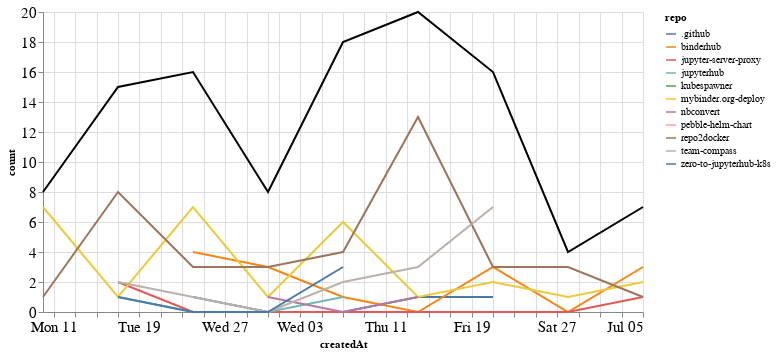

The code cell stored with this chart in its notebook:
### Markdown cell above
## Comments

### Code cell
comments_time = comments.groupby('repo').resample('W', on='createdAt').count()['author'].reset_index()
comments_time = comments_time.rename(columns={'author': 'count'})
comments_time_total = comments_time.groupby('createdAt').agg({"count": "sum"}).reset_index()
ch1 = alt.Chart(comments_time, width=600).mark_line().encode(
    x='createdAt',
    y='count',
    color='repo',
    tooltip="repo"
)

ch2 = alt.Chart(comments_time_total, width=600).mark_line(color="black").encode(
    x='createdAt',
    y='count',
)

ch1 + ch2

### Figure 1 — Vega-Lite specification as saved in the notebook (floating-point values rounded to 4 significant figures)
{"config": {"axisLeft": {"labelFontSize": 15}, "axisBottom": {"labelFontSize": 15}}, "layer": [{"data": {"name": "data-df085ab9df3722fa16410777c9b5f9c6"}, "mark": "line", "encoding": {"color": {"type": "nominal", "field": "repo"}, "tooltip": {"type": "nominal", "field": "repo"}, "x": {"type": "temporal", "field": "createdAt"}, "y": {"type": "quantitative", "field": "count"}}, "width": 600}, {"data": {"name": "data-68b230c1ac9e1d4b4066952fa82d059b"}, "mark": {"type": "line", "color": "black"}, "encoding": {"x": {"type": "temporal", "field": "createdAt"}, "y": {"type": "quantitative", "field": "count"}}, "width": 600}], "$schema": "https://vega.github.io/schema/vega-lite/v4.8.1.json", "datasets": {"data-df085ab9df3722fa16410777c9b5f9c6": [{"repo": ".github", "createdAt": "2020-05-24T00:00:00", "count": 1}, {"repo": ".github", "createdAt": "2020-05-31T00:00:00", "count": 0}, {"repo": ".github", "createdAt": "2020-06-07T00:00:00", "count": 0}, {"repo": ".github", "createdAt": "2020-06-14T00:00:00", "count": 1}, {"repo": ".github", "createdAt": "2020-06-21T00:00:00", "count": 1}, {"repo": "binderhub", "createdAt": "2020-05-24T00:00:00", "count": 4}, {"repo": "binderhub", "createdAt": "2020-05-31T00:00:00", "count": 3}, {"repo": "binderhub", "createdAt": "2020-06-07T00:00:00", "count": 1}, {"repo": "binderhub", "createdAt": "2020-06-14T00:00:00", "count": 0}, {"repo": "binderhub", "createdAt": "2020-06-21T00:00:00", "count": 3}, {"repo": "binderhub", "createdAt": "2020-06-28T00:00:00", "count": 0}, {"repo": "binderhub", "createdAt": "2020-07-05T00:00:00", "count": 3}, {"repo": "jupyter-server-proxy", "createdAt": "2020-05-17T00:00:00", "count": 2}, {"repo": "jupyter-server-proxy", "createdAt": "2020-05-24T00:00:00", "count": 0}, {"repo": "jupyter-server-proxy", "createdAt": "2020-05-31T00:00:00", "count": 0}, {"repo": "jupyter-server-proxy", "createdAt": "2020-06-07T00:00:00", "count": 0}, {"repo": "jupyter-server-proxy", "createdAt": "2020-06-14T00:00:00", "count": 0}, {"repo": "jupyter-server-proxy", "createdAt": "2020-06-21T00:00:00", "count": 0}, {"repo": "jupyter-server-proxy", "createdAt": "2020-06-28T00:00:00", "count": 0}, {"repo": "jupyter-server-proxy", "createdAt": "2020-07-05T00:00:00", "count": 1}, {"repo": "jupyterhub", "createdAt": "2020-05-17T00:00:00", "count": 1}, {"repo": "jupyterhub", "createdAt": "2020-05-24T00:00:00", "count": 0}, {"repo": "jupyterhub", "createdAt": "2020-05-31T00:00:00", "count": 0}, {"repo": "jupyterhub", "createdAt": "2020-06-07T00:00:00", "count": 1}, {"repo": "kubespawner", "createdAt": "2020-06-14T00:00:00", "count": 1}, {"repo": "mybinder.org-deploy", "createdAt": "2020-05-10T00:00:00", "count": 7}, {"repo": "mybinder.org-deploy", "createdAt": "2020-05-17T00:00:00", "count": 1}, {"repo": "mybinder.org-deploy", "createdAt": "2020-05-24T00:00:00", "count": 7}, {"repo": "mybinder.org-deploy", "createdAt": "2020-05-31T00:00:00", "count": 1}, {"repo": "mybinder.org-deploy", "createdAt": "2020-06-07T00:00:00", "count": 6}, {"repo": "mybinder.org-deploy", "createdAt": "2020-06-14T00:00:00", "count": 1}, {"repo": "mybinder.org-deploy", "createdAt": "2020-06-21T00:00:00", "count": 2}, {"repo": "mybinder.org-deploy", "createdAt": "2020-06-28T00:00:00", "count": 1}, {"repo": "mybinder.org-deploy", "createdAt": "2020-07-05T00:00:00", "count": 2}, {"repo": "nbconvert", "createdAt": "2020-05-31T00:00:00", "count": 1}, {"repo": "nbconvert", "createdAt": "2020-06-07T00:00:00", "count": 0}, {"repo": "nbconvert", "createdAt": "2020-06-14T00:00:00", "count": 1}, {"repo": "pebble-helm-chart", "createdAt": "2020-06-07T00:00:00", "count": 1}, {"repo": "repo2docker", "createdAt": "2020-05-10T00:00:00", "count": 1}, {"repo": "repo2docker", "createdAt": "2020-05-17T00:00:00", "count": 8}, {"repo": "repo2docker", "createdAt": "2020-05-24T00:00:00", "count": 3}, {"repo": "repo2docker", "createdAt": "2020-05-31T00:00:00", "count": 3}, {"repo": "repo2docker", "createdAt": "2020-06-07T00:00:00", "count": 4}, {"repo": "repo2docker", "createdAt": "2020-06-14T00:00:00", "count": 13}, {"repo": "repo2docker", "createdAt": "2020-06-21T00:00:00", "count": 3}, {"repo": "repo2docker", "createdAt": "2020-06-28T00:00:00", "count": 3}, {"repo": "repo2docker", "createdAt": "2020-07-05T00:00:00", "count": 1}, {"repo": "team-compass", "createdAt": "2020-05-17T00:00:00", "count": 2}, {"repo": "team-compass", "createdAt": "2020-05-24T00:00:00", "count": 1}, {"repo": "team-compass", "createdAt": "2020-05-31T00:00:00", "count": 0}, {"repo": "team-compass", "createdAt": "2020-06-07T00:00:00", "count": 2}, {"repo": "team-compass", "createdAt": "2020-06-14T00:00:00", "count": 3}, {"repo": "team-compass", "createdAt": "2020-06-21T00:00:00", "count": 7}, {"repo": "zero-to-jupyterhub-k8s", "createdAt": "2020-05-17T00:00:00", "count": 1}, {"repo": "zero-to-jupyterhub-k8s", "createdAt": "2020-05-24T00:00:00", "count": 0}, {"repo": "zero-to-jupyterhub-k8s", "createdAt": "2020-05-31T00:00:00", "count": 0}, {"repo": "zero-to-jupyterhub-k8s", "createdAt": "2020-06-07T00:00:00", "count": 3}], "data-68b230c1ac9e1d4b4066952fa82d059b": [{"createdAt": "2020-05-10T00:00:00", "count": 8}, {"createdAt": "2020-05-17T00:00:00", "count": 15}, {"createdAt": "2020-05-24T00:00:00", "count": 16}, {"createdAt": "2020-05-31T00:00:00", "count": 8}, {"createdAt": "2020-06-07T00:00:00", "count": 18}, {"createdAt": "2020-06-14T00:00:00", "count": 20}, {"createdAt": "2020-06-21T00:00:00", "count": 16}, {"createdAt": "2020-06-28T00:00:00", "count": 4}, {"createdAt": "2020-07-05T00:00:00", "count": 7}]}}
